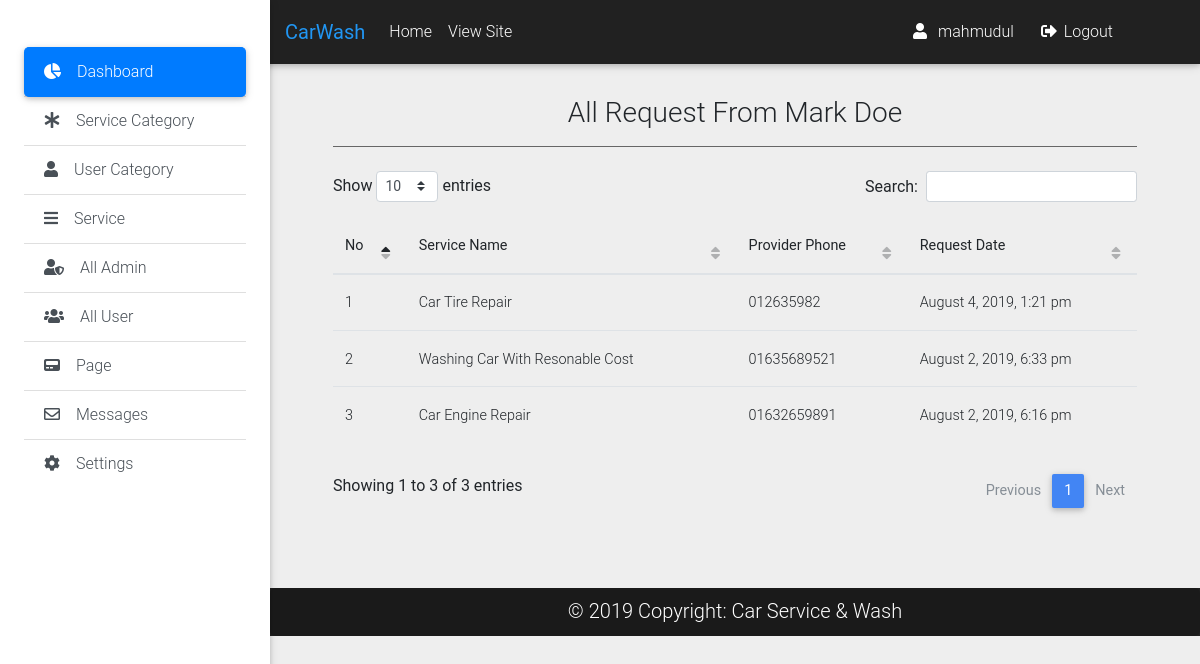
Before: /admin/user_request.php?id=16&user_name=Mark Doe (signed in) with the older database file.
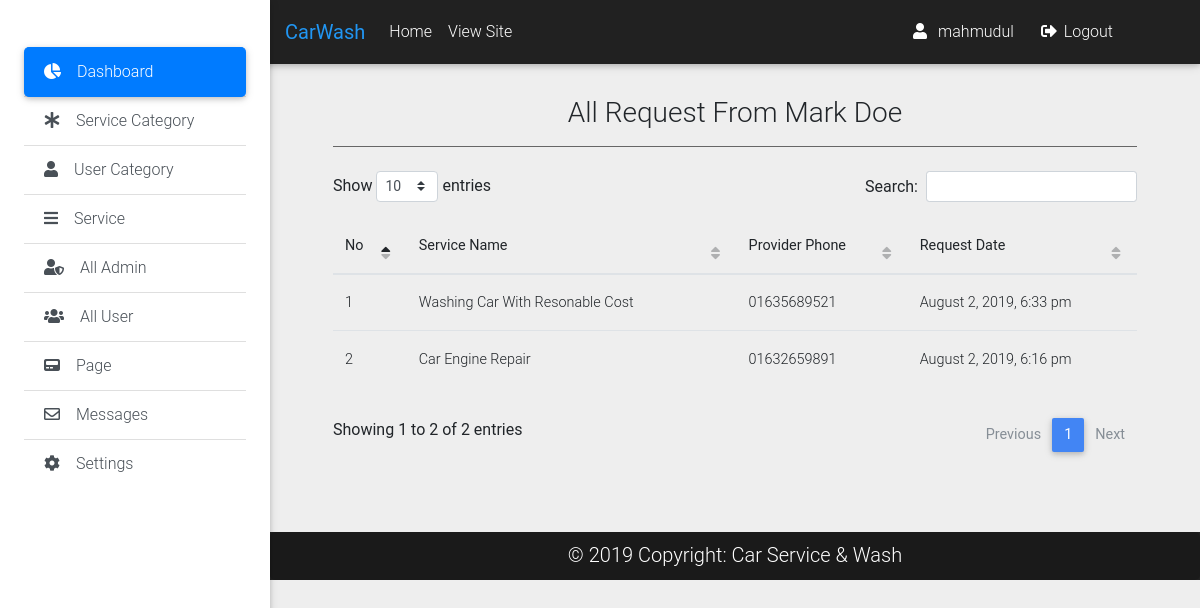
After: the same page with the newer database file.
### tables this page shows
CREATE TABLE `requests` (
  `id` int(10) UNSIGNED NOT NULL,
  `provider_id` int(10) UNSIGNED NOT NULL,
  `service_id` int(10) UNSIGNED NOT NULL,
  `user_id` int(10) UNSIGNED NOT NULL,
  `date` timestamp NOT NULL DEFAULT CURRENT_TIMESTAMP
);

CREATE TABLE `services` (
  `id` int(11) UNSIGNED NOT NULL,
  `name` varchar(150) NOT NULL,
  `location` varchar(150) NOT NULL,
  `phone` varchar(15) NOT NULL,
  `category_id` int(10) UNSIGNED NOT NULL,
  `user_id` int(10) UNSIGNED NOT NULL,
  `description` text NOT NULL,
  `price` varchar(20) NOT NULL,
  `image` varchar(255) NOT NULL,
  `is_active` tinyint(4) NOT NULL DEFAULT '1',
  `date` timestamp NOT NULL DEFAULT CURRENT_TIMESTAMP
);

### classes/Request.php (called while the page is built, shortened)
<?php
	$filepath=realpath(dirname(__FILE__));
	include_once ($filepath.'/../lib/Database.php');
	include_once ($filepath.'/../helpers/Format.php') ;
?>
<?php
class Request
{
	private $db;
    private $fm;
	function __construct(){
		$this->db=new Database();
	  	$this->fm=new Format();
	}
	public function getAllRequestForUser($id = null){
		if($id == null){
			if (isset($_COOKIE['user'])) {
				$data = unserialize($_COOKIE['user']);
				$id = $data['id'];
			}
			$user_id = (Session::get('userId') !== false) ? Session::get('userId') : $id;
		}else{
			$user_id=$this->fm->validation($id);
       		$user_id=mysqli_real_escape_string($this->db->link,$user_id);
		}
		$query="SELECT requests.id as request_id,
				requests.date as request_date,
				users.full_name as user_name,
				users.email as email,
				users.phone as phone,
				users.id as user_id,
				services.name as service_name,
				services.phone as service_phone,
				services.id as service_id
				FROM requests
				INNER JOIN services
				on requests.service_id = services.id
				INNER JOIN users
				on requests.user_id = users.id
				WHERE requests.user_id = '$user_id'
				order by requests.id desc";
   		$result=$this->db->select($query);
   		return $result;
	}
}
?>

### lib/Database.php (called while the page is built, shortened)
<?php
    Class Database{
     public $host   = DB_HOST;
     public $user   = DB_USER;
     public $pass   = DB_PASS;
     public $dbname = DB_NAME;
     public $link;
    private function connectDB(){
     $this->link = new mysqli($this->host, $this->user, $this->pass,
      $this->dbname);
     }
    public function select($query){
      $result = $this->link->query($query) or
       die($this->link->error.__LINE__);
      if($result->num_rows > 0){
        return $result;
      } else {
        return false;
      }
     }
    }

### helpers/Format.php (called while the page is built, shortened)
<?php
class Format
{
	public function formatDate($date){
        return date('F j, Y, g:i a', strtotime($date));
    }
    public function validation($data){
        $data = trim($data);
        $data = stripcslashes($data);
        $data = htmlspecialchars($data);
        return $data;
    }
}
?>

### admin/user_request.php (the view)
	<?php include 'inc/header.php'; ?>
	<?php include 'inc/top_nav.php'; ?>
	<?php include 'inc/side_nav.php'; ?>
<?php
	if((!isset($_GET['id']) or $_GET['id']==NULL) && (!isset($_GET['user_name']) or $_GET['user_name']==NULL)){
		$fm->redirect('all_user.php');
	}else{
		$id=$_GET['id'];
		$userName=$_GET['user_name'];
	}
?>
<main class="pt-5 mx-lg-5">
	<div class="container">
		<div class="row">
			<div class="col-md-12 mt-5">
				<h3 class="text-center">All Request From <?php echo $userName; ?></h3>
				<hr class="hr-dark">
					<table id="dtBasicExample"  class="table table-hover table-inverse">
						<thead>
							<tr>
								<th>No</th>
								<th>Service Name</th>
								<th>Provider Phone</th>
								<th>Request Date</th>
							</tr>
						</thead>
						<tbody>
							<?php
							$result = $request->getAllRequestForUser($id);
							$i = 0;
							if($result){
								while($value = $result->fetch_assoc()){
								$i++;
								?>
							<tr>
								<td><?php echo $i; ?></td>
								<td><?php echo $value['service_name']; ?></td>
								<td><?php echo $value['service_phone']; ?></td>
								<td><?php echo $fm->formatDate($value['request_date']); ?></td>
							</tr>
							<?php } } ?>
						</tbody>
					</table>
			</div>
		</div>
	</div>
</main>
	<?php include 'inc/footer.php'; ?>

Changed rows visible on the page:
removed requests: service.name "Car Tire Repair", service.phone "012635982", date "August 4, 2019, 1:21 pm"
Other visible differences:
text written by a page script: "Show entries Search: Showing 1 to 3 of 3 entries Previous 1 Next" → "Show entries Search: Showing 1 to 2 of 2 entries Previous 1 Next"
